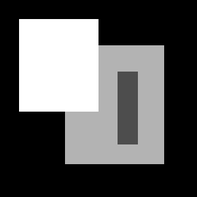
%> input picture ex4/TestIm1.bmp, 197 x 197 px, shrunk from 300 x 300 before the run; the run also reads 1 picture not shown here
$ octave ex4.m   (GNU Octave 9; MATLAB toolbox functions it lacks are replaced by stand-ins)
%> lines starting %> are read from the running program, lines starting %| are printed output that depends on the picture; in (x1, y1, x2, y2) boxes, pixels count from 0 and x2, y2 are one past the last pixel; in counts of white or black regions, pixels touching at a corner belong together; the program's own positions count from 1
close all;
clear all;
clc;

sigma = 2;
im = imread('TestIm1.bmp');
%> im is the input picture: size 197x197 uint8; min 0, max 255, mean 88.6
k = 0.06;
th = .2:.2:.8;
fTh = .05;
figure('Name', 'Original Image');
imagesc(im);
colormap gray;

t = sigma * sigma;
x = -3 * ceil(sigma) : 3 * ceil(sigma);
g = exp(-x.*x./(2*t)) / sqrt(2*pi*t);
gx = (-x/t) .* exp(-x.*x ./ (2*t)) / sqrt(2*pi*t);

% [9 lines of commented-out code are left out]
figure('Name', 'combined blur');
imagesc(filter2(g, filter2(g', im, 'same'), 'same'));
colormap gray;


figure('Name', 'y search - horizontal lines');
image(filter2(g, im, 'same'));
colormap gray;

figure('Name', 'Iy (differentiated)');
image(filter2(gx', filter2(g, im, 'same'), 'same'));
colormap gray;

% [6 lines of commented-out code are left out]

figure('Name', 'x search - vertical lines');
image(filter2(gx, im, 'same'));
colormap gray;

figure('Name', 'Ix (differentiated)');
image(filter2(g', filter2(gx, im, 'same'), 'same'));
colormap gray;

% [6 lines of commented-out code are left out]

Ix = filter2(g', filter2(gx, im, 'same'), 'same');
Iy = filter2(gx', filter2(g, im, 'same'), 'same');

Ix2 = Ix .* Ix;
Iy2 = Iy .* Iy;
Ixy = Ix .* Iy;

a = filter2(g, Ix2, 'same');
b = filter2(g, Iy2, 'same');
c = filter2(g, Ixy, 'same');

figure('Name', 'C(x, y) component: a');
imagesc(a);
colormap gray;

figure('Name', 'C(x, y) component: b');
imagesc(b);
colormap gray;

figure('Name', 'C(x, y) component: c');
imagesc(c);
colormap gray;

absum = a + b;
r = a .* b - c .* c - k * absum .* absum;
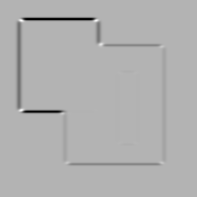
%> r: size 197x197 double; min -352874.4, max 147775.8, mean -5565.9; drawn with min black and max white

figure('Name', 'Harris score: r');
imagesc(r);
colormap gray;

maxR = max(max(r));
%> maxR = 147775.8

for i=1:size(th,2)
    thR = r - th(1,i) * maxR;
    idx = sign(thR);
    thR(idx==1) = 255;
    thR(idx==-1) = 0;
    thR(idx==0) = 0;
    figure('Name', ['Thresholding for: ', num2str(th(1,i))]);
    imagesc(thR);
    colormap gray;
end;
%> thR: size 197x197 double; 0.01% white in thin lines or dots, all inside (x1, y1, x2, y2) = (20, 20, 97, 111)

thR = r - fTh * maxR;
idx = sign(thR);
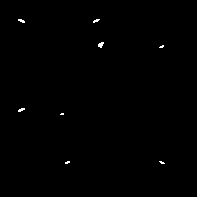
%> idx: size 197x197 double; values -1 (black) and 1 (white), 0.3% white in thin lines or dots, all inside (x1, y1, x2, y2) = (18, 19, 165, 164)
thR(idx==-1) = 0;
thR(idx==0) = 0;

for i=2:size(thR,1)-1
    for j=2:size(thR,2)-1
        if not(thR(i,j) > thR(i+1,j) && ...
                thR(i,j) >= thR(i-1,j) && ...
                thR(i,j) > thR(i,j+1) && ...
                thR(i,j) >= thR(i,j-1))
            thR(i,j) = 0;
        end;
    end;
end;
%> thR: size 197x197 double; min 0, max 140387, mean 28.3

figure('Name', ['Thresholding + supression for: ', num2str(fTh)]);
imagesc(thR);
colormap gray;

corners = [;];

for i=2:size(thR,1)-1
    for j=2:size(thR,2)-1
        if thR(i,j) > 0
            corners(:,end+1) = [i; j];  %#ok<SAGROW>
        end;
    end;
end;
%> after the loop, corners = 30 columns, first 8: [20 21 21 21 22 22 22 22; 100 22 97 99 23 25 96 98]

figure('Name', 'Original image and Harris corners');
imagesc(im);
colormap gray;
hold on;
plot(corners(2,:), corners(1,:), '.');
hold off;

% HOUSE 1
im = imread('House1.bmp');
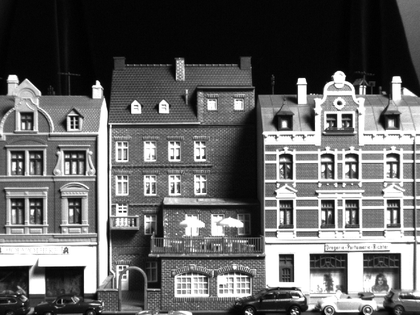
%> input picture ex4/House1.bmp, 420 x 315 px, shrunk from 640 x 480 before the run
%> im is the input picture: size 315x420 uint8; min 0, max 255, mean 100.9

Ix = filter2(g', filter2(gx, im, 'same'), 'same');
%> Ix: size 315x420 double
Iy = filter2(gx', filter2(g, im, 'same'), 'same');
%> Iy: size 315x420 double

Ix2 = Ix .* Ix;
%> Ix2: size 315x420 double
Iy2 = Iy .* Iy;
%> Iy2: size 315x420 double
Ixy = Ix .* Iy;
%> Ixy: size 315x420 double

a = filter2(g, Ix2, 'same');
%> a: size 315x420 double
b = filter2(g, Iy2, 'same');
%> b: size 315x420 double
c = filter2(g, Ixy, 'same');
%> c: size 315x420 double

absum = a + b;
%> absum: size 315x420 double
r = a .* b - c .* c - k * absum .* absum;
%> r: size 315x420 double

maxR = max(max(r));
%> maxR = 259973.6

thR = r - fTh * maxR;
%> thR: size 315x420 double
idx = sign(thR);
%> idx: size 315x420 double; values -1 (black) and 1 (white), 1.4% white in thin lines or dots, all inside (x1, y1, x2, y2) = (0, 58, 420, 315)
thR(idx==-1) = 0;
thR(idx==0) = 0;

for i=2:size(thR,1)-1
    for j=2:size(thR,2)-1
        if not(thR(i,j) > thR(i+1,j) && ...
                thR(i,j) >= thR(i-1,j) && ...
                thR(i,j) > thR(i,j+1) && ...
                thR(i,j) >= thR(i,j-1))
            thR(i,j) = 0;
        end;
    end;
end;
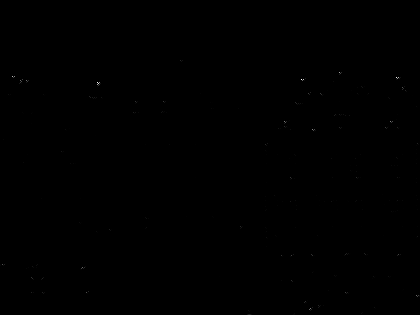
%> thR: size 315x420 double; min 0, max 246974.9, mean 76.8; drawn with min black and max white

corners = [;];

for i=2:size(thR,1)-1
    for j=2:size(thR,2)-1
        if thR(i,j) > 0
            corners(:,end+1) = [i; j];  %#ok<SAGROW>
        end;
    end;
end;
%> after the loop, corners = 478 columns, first 8: [61 61 62 73 73 74 75 77; 181 183 182 340 342 341 340 13]

figure('Name', 'HOUSE 1 and Harris corners');
imagesc(im);
colormap gray;
hold on;
plot(corners(2,:), corners(1,:), '.');
hold off;

% HOUSE 2
im = imread('House2.bmp');
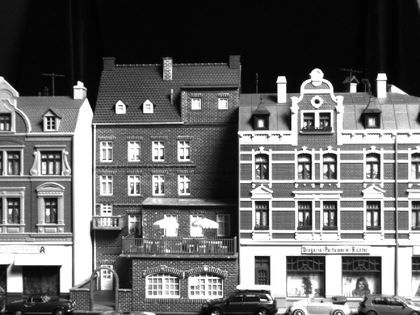
%> input picture ex4/House2.bmp, 420 x 315 px, shrunk from 640 x 480 before the run
%> im is the input picture: size 315x420 uint8; min 0, max 255, mean 105

Ix = filter2(g', filter2(gx, im, 'same'), 'same');
Iy = filter2(gx', filter2(g, im, 'same'), 'same');

Ix2 = Ix .* Ix;
Iy2 = Iy .* Iy;
Ixy = Ix .* Iy;

a = filter2(g, Ix2, 'same');
b = filter2(g, Iy2, 'same');
c = filter2(g, Ixy, 'same');

absum = a + b;
r = a .* b - c .* c - k * absum .* absum;
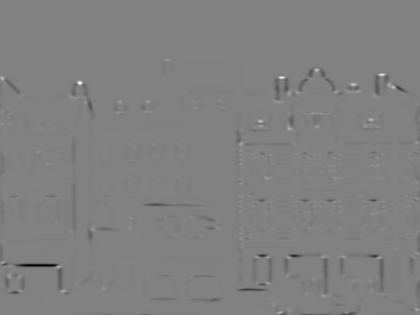
%> r: size 315x420 double; min -302388.8, max 294397.2, mean -1723.8; drawn with min black and max white

maxR = max(max(r));
%> maxR = 294397.2

thR = r - fTh * maxR;
idx = sign(thR);
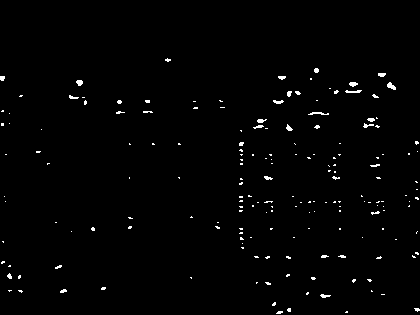
%> idx: size 315x420 double; values -1 (black) and 1 (white), 1.2% white in thin lines or dots, all inside (x1, y1, x2, y2) = (0, 58, 420, 314)
thR(idx==-1) = 0;
thR(idx==0) = 0;

for i=2:size(thR,1)-1
    for j=2:size(thR,2)-1
        if not(thR(i,j) > thR(i+1,j) && ...
                thR(i,j) >= thR(i-1,j) && ...
                thR(i,j) > thR(i,j+1) && ...
                thR(i,j) >= thR(i,j-1))
            thR(i,j) = 0;
        end;
    end;
end;

corners = [;];

for i=2:size(thR,1)-1
    for j=2:size(thR,2)-1
        if thR(i,j) > 0
            corners(:,end+1) = [i; j];  %#ok<SAGROW>
        end;
    end;
end;
%> after the loop, corners = 415 columns, first 8: [60 61 71 71 72 73 75 75; 171 169 317 319 318 317 382 384]

figure('Name', 'HOUSE 2 and Harris corners');
imagesc(im);
colormap gray;
hold on;
plot(corners(2,:), corners(1,:), '.');
hold off;

disp('4.Q1.1');
disp('What is rang?');
disp('Anyways, rank 1');
disp('    If filter width too small, then');
disp('    some small ridges (some due to noise)');
disp('    would appear as edges.');
disp('    Columns are linearly dependent on one');
disp('    another because the filter structure');
disp('    is in such a way that adjacent pixels');
disp('    are considered.');

disp('4.Q1.2');
disp('Gaussian blur is obtained by running');
disp('    image(filter2(g, filter2(g'', im, ''same''), ''same''))');
disp('    i.e. convolution after convolution,');
disp('    first bluring in one direction, then the other');

disp('4.Q1.3');
disp('Not sure what images we''re talking about...');
disp('    Displaying a, b and c.');

disp('4.Q1.4');
disp('Displaying the Harris score.');

disp('4.Q1.5');
disp('Max Harris score is:');
disp(['   ', num2str(maxR)]);
%|    294397.2014

disp('4.Q1.6');
disp('Thresholding the Harris score image with');
disp(['    ', mat2str(th), ' of max Harris score']);

disp('4.Q1.7');
disp('Chosen threshold: 0.2');

disp('4.Q1.8');
disp('Coordinates extracted and displayed');
disp('     How come image() and imagesc() display different');
disp('     images for the same input image?!');

disp('4.Q1.9');
disp('Images displayed');

disp('4.Q2.1')
figure();
imshow(edge(imread('TestIm1.bmp'), 'Canny'));
colormap gray;
figure();
imshow(edge(imread('TestIm2.bmp'), 'Canny'));
colormap gray;
figure();
imshow(edge(imread('House1.bmp'), 'Canny'));
colormap gray;
figure();
imshow(edge(imread('House2.bmp'), 'Canny'));
colormap gray;

disp('4.Q2.2')
figure();
imshow(edge(imread('TestIm2.bmp'), 'Canny', [0.7 0.9]));
colormap gray;
disp('Low and high threshold, based on which some gradients');
disp('  will be included/ignored if difference too small');
